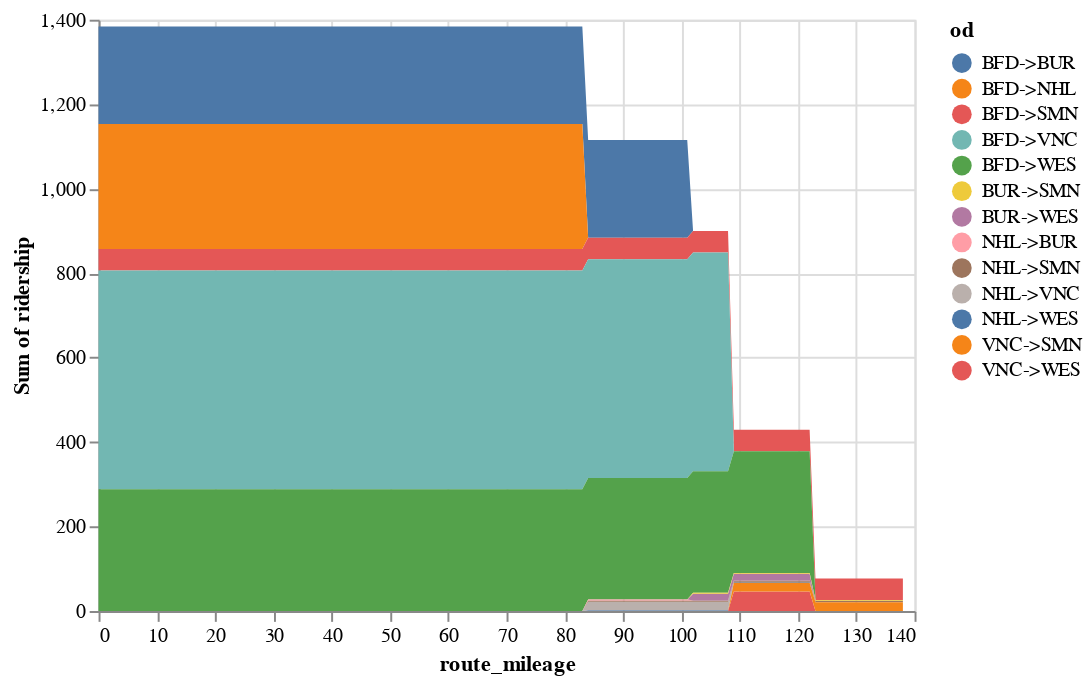

Write notebook code for a chart like this one.
### Code cell
chart_rider_flow(with_distance.dropna())

### Figure 1 — Vega-Lite specification as saved in the notebook (floating-point values rounded to 4 significant figures; data arrays with more than 128 entries replaced by an {"elided": "..."} marker saying what was removed)
{"config": {"view": {"continuousWidth": 300, "continuousHeight": 300}}, "data": {"name": "data-62a4a532ef425bc72ee4c00c6371dd74"}, "mark": {"type": "area"}, "encoding": {"color": {"field": "od", "type": "nominal"}, "tooltip": [{"field": "departing_station", "type": "nominal"}, {"field": "od", "type": "nominal"}, {"field": "ridership", "type": "quantitative"}], "x": {"field": "route_mileage", "type": "quantitative"}, "y": {"aggregate": "sum", "field": "ridership", "type": "quantitative"}}, "width": 414.0, "$schema": "https://vega.github.io/schema/vega-lite/v5.20.1.json", "datasets": {"data-62a4a532ef425bc72ee4c00c6371dd74": {"elided": "796 records"}}}
